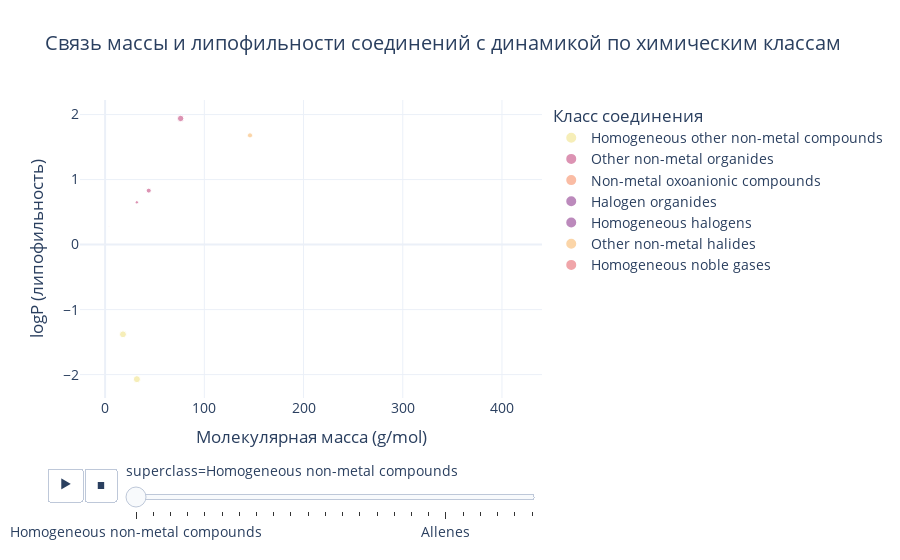

The cell this chart's notebook holds for it:
### Markdown cell above
# Динамическая матрица рассеяния
Удостоверившись в адекватности данных, проведём небольшое исследование.

Одним из важных параметров молекул является **липофильность** - способность к растворению в жирах, маслах и подобных им неполярных растворителях. Динамическая матрица рассеяния (Scatter Plot) исследует связь между олекулярной массой (Mw) и липофильностью (logP), с дополнительной классификацией по химическому классу. Динамический элемент (слайдер) позволяет фильтровать данные по категории superclass, что делает анализ чрезвычайно глубоким.

### Code cell
import plotly.express as px
import pandas as pd

# Заменяем NaN в числовых столбцах на медиану (чтобы график не падал)
df_plot = df.copy()
for col in ['boiling_point_K', 'melting_point_K', 'heat_of_vaporization']:
    if col in df_plot.columns:
        df_plot[col] = df_plot[col].fillna(df_plot[col].median())

# Фильтруем по реалистичным значениям
df_plot = df_plot[df_plot['molecular_weight'] < 1000]  # отсечем экстремальные значения

# Создаём динамический график
fig = px.scatter(
    df_plot,
    x='molecular_weight',
    y='logP',
    color='class',
    size='boiling_point_K',
    hover_data=['melting_point_K', 'heat_of_vaporization'],
    animation_frame='superclass', 
    color_discrete_sequence=px.colors.sequential.Sunset,
    title="Связь массы и липофильности соединений с динамикой по химическим классам"
)

fig.update_layout(
    template='plotly_white',
    font=dict(size=14),
    title_font=dict(size=20),
    legend_title_text='Класс соединения',
    xaxis_title="Молекулярная масса (g/mol)",
    yaxis_title="logP (липофильность)"
)

fig.show()

### Figure 1 — Plotly figure (JSON) as saved in the notebook; plotly's stock layout.template omitted (floating-point values rounded to 4 significant figures)
{"data": [{"customdata": [[195.4, 1370000.0], [68.15, 214700.0], [277.0, 2072000.0], [252.9, 1336000.0], [275.1, 1274000.0], [228.7, 1448000.0], [169.0, 992400.0], [207.4, 235100.0], [451.4, 241800.0], [558.1, 281100.0], [273.1, 2256000.0], [435.6, 1419000.0], [174.2, 296900.0], [229.4, 275500.0], [419.2, 449900.0]], "hovertemplate": "class=Homogeneous other non-metal compounds<br>superclass=Homogeneous non-metal compounds<br>molecular_weight=%{x}<br>logP=%{y}<br>boiling_point_K=%{marker.size}<br>melting_point_K=%{customdata[0]}<br>heat_of_vaporization=%{customdata[1]}<extra></extra>", "legendgroup": "Homogeneous other non-metal compounds", "marker": {"color": "rgb(243, 231, 155)", "size": [239.8, 81.64, 374.5, 423.4, 386.7, 553.6, 280.6, 231.9, 458.1, 680.1, 373.1, 364.4, 715.8, 398.6, 417.5], "sizemode": "area", "sizeref": 15.68, "symbol": "circle"}, "mode": "markers", "name": "Homogeneous other non-metal compounds", "orientation": "v", "showlegend": true, "type": "scatter", "x": [17.03, 28.01, 20.03, 34.01, 32.05, 30.97, 33.01, 80.98, 184.3, 220.1, 18.02, 30.03, 65.98, 169.9, 92.14], "xaxis": "x", "y": [NaN, NaN, NaN, NaN, -2.07, NaN, NaN, NaN, NaN, NaN, -1.38, NaN, NaN, NaN, NaN], "yaxis": "y"}, {"customdata": [[216.7, 382800.0], [263.9, 720600.0], [80.15, 288500.0], [761.9, 238000.0], [182.3, 374300.0], [200.7, 389600.0], [13.99, 448700.0], [286.4, 277300.0], [263.9, 358400.0], [166.2, 363500.0], [301.3, 508900.0], [109.5, 450800.0], [161.2, 354700.0], [452.6, 296900.0], [193.2, 805400.0], [54.36, 213100.0], [478.1, 296900.0], [148.6, 286700.0], [633.1, 510500.0], [391.1, 296900.0], [272.1, 296900.0], [404.1, 425100.0], [410.1, 807600.0], [14.01, 1577000.0], [365.1, 296900.0], [14.01, 1577000.0], [272.1, 296900.0], [16.6, 366500.0], [364.1, 296900.0], [162.7, 509100.0], [172.1, 321100.0], [391.4, 296900.0]], "hovertemplate": "class=Other non-metal organides<br>superclass=Homogeneous non-metal compounds<br>molecular_weight=%{x}<br>logP=%{y}<br>boiling_point_K=%{marker.size}<br>melting_point_K=%{customdata[0]}<br>heat_of_vaporization=%{customdata[1]}<extra></extra>", "legendgroup": "Other non-metal organides", "marker": {"color": "rgb(206, 102, 147)", "size": [194.7, 294.3, 161.8, 615.0, 184.7, 263.1, 20.37, 717.8, 294.3, 279.9, 317.6, 121.4, 319.4, 715.8, 308.9, 90.19, 715.8, 182.3, 588.1, 715.8, 715.8, 433.1, 405.4, 20.28, 715.8, 20.28, 715.8, 22.13, 715.8, 343.9, 315.9, 715.8], "sizemode": "area", "sizeref": 15.68, "symbol": "circle"}, "mode": "markers", "name": "Other non-metal organides", "orientation": "v", "showlegend": true, "type": "scatter", "x": [44.01, 46.01, 48.0, 256.5, 44.01, 64.06, 2.016, 32.06, 92.01, 68.03, 80.06, 30.01, 76.14, 48.06, 43.03, 32.0, 97.09, 76.01, 111.0, 127.0, 100.2, 114.1, 62.03, 1.008, 96.11, 1.008, 100.2, 3.022, 124.1, 66.15, 76.01, 16.0], "xaxis": "x", "y": [0.83, NaN, NaN, NaN, NaN, NaN, NaN, NaN, NaN, NaN, NaN, NaN, 1.94, NaN, NaN, 0.65, NaN, NaN, NaN, NaN, NaN, NaN, NaN, NaN, NaN, NaN, NaN, NaN, NaN, NaN, NaN, NaN], "yaxis": "y"}, {"customdata": [[448.6, 296900.0], [231.2, 643500.0], [277.3, 637200.0], [256.1, 279500.0], [231.2, 425800.0], [442.9, 801700.0], [214.2, 400800.0], [304.3, 663700.0], [180.5, 671200.0], [303.1, 278800.0], [527.1, 296900.0], [184.7, 447000.0], [610.6, 296900.0], [428.1, 296900.0], [334.1, 296900.0], [181.7, 162800.0], [152.6, 303100.0], [166.2, 309000.0], [383.1, 253400.0], [398.1, 241500.0], [214.5, 341400.0], [346.6, 296900.0], [299.6, 680300.0], [216.6, 315400.0], [210.4, 420200.0], [420.1, 690600.0], [236.4, 128600.0], [156.2, 215200.0], [463.1, 296900.0]], "hovertemplate": "class=Non-metal oxoanionic compounds<br>superclass=Homogeneous non-metal compounds<br>molecular_weight=%{x}<br>logP=%{y}<br>boiling_point_K=%{marker.size}<br>melting_point_K=%{customdata[0]}<br>heat_of_vaporization=%{customdata[1]}<extra></extra>", "legendgroup": "Non-metal oxoanionic compounds", "marker": {"color": "rgb(248, 160, 126)", "size": [715.8, 356.1, 610.1, 385.0, 381.1, 508.1, 284.1, 680.1, 329.2, 306.1, 715.8, 308.2, 715.8, 715.8, 715.8, 355.1, 275.4, 291.1, 363.9, 353.4, 336.9, 715.8, 403.1, 326.4, 357.9, 632.0, 366.3, 265.4, 715.8], "sizemode": "area", "sizeref": 15.68, "symbol": "circle"}, "mode": "markers", "name": "Non-metal oxoanionic compounds", "orientation": "v", "showlegend": true, "type": "scatter", "x": [17.01, 63.01, 98.08, 100.5, 99.47, 80.04, 67.45, 98.0, 52.46, 108.0, 130.1, 84.46, 132.1, 132.1, 178.0, 182.9, 86.91, 97.46, 175.9, 191.9, 128.9, 127.1, 63.98, 144.9, 96.91, 115.1, 333.8, 134.9, 115.0], "xaxis": "x", "y": [NaN, NaN, NaN, NaN, NaN, NaN, NaN, NaN, NaN, NaN, NaN, NaN, NaN, NaN, NaN, NaN, NaN, NaN, NaN, NaN, NaN, NaN, NaN, NaN, NaN, NaN, NaN, NaN, NaN], "yaxis": "y"}, {"customdata": [[155.2, 249500.0], [195.2, 111000.0], [535.6, 227300.0], [233.2, 250400.0], [137.3, 190400.0], [168.7, 223900.0], [388.5, 680400.0], [107.2, 214000.0], [140.7, 478100.0], [153.2, 233800.0], [219.1, 224600.0], [274.4, 179100.0], [185.8, 420000.0], [186.7, 221100.0], [193.2, 359300.0], [221.2, 183800.0], [281.6, 271300.0], [226.9, 296900.0], [314.8, 196500.0], [126.2, 185700.0], [211.7, 408700.0], [158.2, 296900.0], [148.4, 216400.0], [424.1, 648300.0], [301.6, 175400.0]], "hovertemplate": "class=Halogen organides<br>superclass=Homogeneous non-metal compounds<br>molecular_weight=%{x}<br>logP=%{y}<br>boiling_point_K=%{marker.size}<br>melting_point_K=%{customdata[0]}<br>heat_of_vaporization=%{customdata[1]}<extra></extra>", "legendgroup": "Halogen organides", "marker": {"color": "rgb(160, 89, 160)", "size": [280.6, 491.5, 194.3, 344.1, 217.8, 348.8, 745.9, 200.8, 213.2, 229.3, 342.6, 378.6, 436.1, 206.8, 425.1, 413.1, 450.1, 715.8, 490.1, 226.4, 267.6, 267.1, 280.2, 402.4, 410.5], "sizemode": "area", "sizeref": 15.68, "symbol": "circle"}, "mode": "markers", "name": "Halogen organides", "orientation": "v", "showlegend": true, "type": "scatter", "x": [98.92, 394.7, 99.45, 120.4, 102.1, 119.0, 227.9, 65.0, 49.0, 86.06, 135.0, 153.3, 100.1, 80.91, 116.5, 207.9, 165.9, 223.3, 254.8, 102.4, 65.46, 86.45, 118.5, 69.49, 253.7], "xaxis": "x", "y": [NaN, NaN, NaN, NaN, NaN, NaN, NaN, NaN, NaN, NaN, NaN, NaN, NaN, NaN, NaN, NaN, NaN, NaN, NaN, NaN, NaN, NaN, NaN, NaN, NaN], "yaxis": "y"}, {"customdata": [[520.6, 572000.0], [376.6, 892800.0], [136.1, 572000.0], [106.7, 892800.0], [386.4, 196900.0], [265.9, 405400.0], [164.2, 196900.0], [196.8, 232700.0], [165.9, 304400.0], [170.2, 190300.0], [117.5, 301600.0], [212.7, 177300.0], [282.6, 164000.0], [278.6, 83240.0], [300.5, 171900.0], [207.2, 237700.0], [306.1, 144300.0], [116.8, 130600.0]], "hovertemplate": "class=Homogeneous halogens<br>superclass=Homogeneous non-metal compounds<br>molecular_weight=%{x}<br>logP=%{y}<br>boiling_point_K=%{marker.size}<br>melting_point_K=%{customdata[0]}<br>heat_of_vaporization=%{customdata[1]}<extra></extra>", "legendgroup": "Homogeneous halogens", "marker": {"color": "rgb(160, 89, 160)", "size": [236.3, 198.2, 236.3, 198.2, 292.0, 265.1, 292.0, 284.9, 265.1, 260.1, 172.1, 314.4, 373.6, 277.9, 330.2, 303.2, 406.4, 291.9], "sizemode": "area", "sizeref": 15.68, "symbol": "circle"}, "mode": "markers", "name": "Homogeneous halogens", "orientation": "v", "showlegend": true, "type": "scatter", "x": [35.45, 19.0, 35.45, 19.0, 126.9, 79.9, 126.9, 92.45, 79.9, 130.4, 54.45, 174.9, 221.9, 259.9, 162.4, 115.4, 233.3, 183.9], "xaxis": "x", "y": [NaN, NaN, NaN, NaN, NaN, NaN, NaN, NaN, NaN, NaN, NaN, NaN, NaN, NaN, NaN, NaN, NaN, NaN], "yaxis": "y"}, {"customdata": [[611.1, 2976000.0], [207.2, 557300.0], [222.3, 116300.0], [49.35, 185000.0], [421.1, 214000.0], [179.6, 216600.0], [231.7, 148200.0], [121.7, 161400.0], [334.4, 296900.0], [815.1, 97840.0], [511.1, 296900.0], [824.1, 315600.0], [109.7, 351700.0], [66.36, 162700.0], [151.2, 298500.0], [220.4, 76500.0], [148.2, 196300.0], [196.2, 279300.0], [263.6, 238300.0], [108.7, 145200.0], [401.9, 137000.0], [179.3, 119600.0], [202.3, 350300.0], [402.1, 296900.0], [173.6, 716300.0], [208.6, 285800.0], [238.2, 197500.0], [222.3, 84700.0], [578.1, 191700.0], [101.2, 214700.0], [86.15, 235600.0]], "hovertemplate": "class=Other non-metal halides<br>superclass=Homogeneous non-metal compounds<br>molecular_weight=%{x}<br>logP=%{y}<br>boiling_point_K=%{marker.size}<br>melting_point_K=%{customdata[0]}<br>heat_of_vaporization=%{customdata[1]}<extra></extra>", "legendgroup": "Other non-metal halides", "marker": {"color": "rgb(250, 196, 132)", "size": [793.1, 309.6, 209.3, 128.8, 433.0, 349.1, 446.4, 171.3, 715.8, 669.1, 715.8, 678.1, 330.1, 144.1, 332.8, 244.2, 232.7, 410.1, 374.8, 199.2, 530.1, 188.6, 324.6, 715.8, 271.4, 384.9, 398.1, 227.3, 464.6, 161.7, 167.4], "sizemode": "area", "sizeref": 15.68, "symbol": "circle"}, "mode": "markers", "name": "Other non-metal halides", "orientation": "v", "showlegend": true, "type": "scatter", "x": [53.49, 51.48, 146.1, 54.0, 208.2, 137.3, 270.7, 87.97, 411.7, 97.94, 37.04, 144.9, 70.0, 71.0, 103.0, 254.1, 108.1, 135.0, 155.0, 104.0, 347.7, 126.0, 85.92, 146.0, 35.02, 143.9, 169.4, 193.0, 220.8, 66.01, 66.01], "xaxis": "x", "y": [NaN, NaN, 1.68, NaN, NaN, NaN, NaN, NaN, NaN, NaN, NaN, NaN, NaN, NaN, NaN, NaN, NaN, NaN, NaN, NaN, NaN, NaN, NaN, NaN, NaN, NaN, NaN, NaN, NaN, NaN, NaN], "yaxis": "y"}, {"customdata": [[408.1, 184700.0], [322.6, 147400.0], [409.1, 230200.0], [0.95, 20560.0]], "hovertemplate": "class=Homogeneous noble gases<br>superclass=Homogeneous non-metal compounds<br>molecular_weight=%{x}<br>logP=%{y}<br>boiling_point_K=%{marker.size}<br>melting_point_K=%{customdata[0]}<br>heat_of_vaporization=%{customdata[1]}<extra></extra>", "legendgroup": "Homogeneous noble gases", "marker": {"color": "rgb(235, 127, 134)", "size": [388.9, 348.8, 387.5, 4.224], "sizemode": "area", "sizeref": 15.68, "symbol": "circle"}, "mode": "markers", "name": "Homogeneous noble gases", "orientation": "v", "showlegend": true, "type": "scatter", "x": [207.3, 245.3, 169.3, 4.003], "xaxis": "x", "y": [NaN, NaN, NaN, 0.28], "yaxis": "y"}], "layout": {"font": {"size": 14}, "legend": {"itemsizing": "constant", "title": {"text": "Класс соединения"}, "tracegroupgap": 0}, "sliders": [{"active": 0, "currentvalue": {"prefix": "superclass="}, "len": 0.9, "pad": {"b": 10, "t": 60}, "steps": [{"args": [["Homogeneous non-metal compounds"], {"frame": {"duration": 0, "redraw": false}, "fromcurrent": true, "mode": "immediate", "transition": {"duration": 0, "easing": "linear"}}], "label": "Homogeneous non-metal compounds", "method": "animate"}, {"args": [["Organoheterocyclic compounds"], {"frame": {"duration": 0, "redraw": false}, "fromcurrent": true, "mode": "immediate", "transition": {"duration": 0, "easing": "linear"}}], "label": "Organoheterocyclic compounds", "method": "animate"}, {"args": [["Nucleosides, nucleotides, and analogues"], {"frame": {"duration": 0, "redraw": false}, "fromcurrent": true, "mode": "immediate", "transition": {"duration": 0, "easing": "linear"}}], "label": "Nucleosides, nucleotides, and analogues", "method": "animate"}, {"args": [["Organic oxygen compounds"], {"frame": {"duration": 0, "redraw": false}, "fromcurrent": true, "mode": "immediate", "transition": {"duration": 0, "easing": "linear"}}], "label": "Organic oxygen compounds", "method": "animate"}, {"args": [["Organic acids and derivatives"], {"frame": {"duration": 0, "redraw": false}, "fromcurrent": true, "mode": "immediate", "transition": {"duration": 0, "easing": "linear"}}], "label": "Organic acids and derivatives", "method": "animate"}, {"args": [["Organic 1,3-dipolar compounds"], {"frame": {"duration": 0, "redraw": false}, "fromcurrent": true, "mode": "immediate", "transition": {"duration": 0, "easing": "linear"}}], "label": "Organic 1,3-dipolar compounds", "method": "animate"}, {"args": [["Mixed metal/non-metal compounds"], {"frame": {"duration": 0, "redraw": false}, "fromcurrent": true, "mode": "immediate", "transition": {"duration": 0, "easing": "linear"}}], "label": "Mixed metal/non-metal compounds", "method": "animate"}, {"args": [["Organic nitrogen compounds"], {"frame": {"duration": 0, "redraw": false}, "fromcurrent": true, "mode": "immediate", "transition": {"duration": 0, "easing": "linear"}}], "label": "Organic nitrogen compounds", "method": "animate"}, {"args": [["Benzenoids"], {"frame": {"duration": 0, "redraw": false}, "fromcurrent": true, "mode": "immediate", "transition": {"duration": 0, "easing": "linear"}}], "label": "Benzenoids", "method": "animate"}, {"args": [["Lipids and lipid-like molecules"], {"frame": {"duration": 0, "redraw": false}, "fromcurrent": true, "mode": "immediate", "transition": {"duration": 0, "easing": "linear"}}], "label": "Lipids and lipid-like molecules", "method": "animate"}, {"args": [["Hydrocarbons"], {"frame": {"duration": 0, "redraw": false}, "fromcurrent": true, "mode": "immediate", "transition": {"duration": 0, "easing": "linear"}}], "label": "Hydrocarbons", "method": "animate"}, {"args": [["Alkaloids and derivatives"], {"frame": {"duration": 0, "redraw": false}, "fromcurrent": true, "mode": "immediate", "transition": {"duration": 0, "easing": "linear"}}], "label": "Alkaloids and derivatives", "method": "animate"}, {"args": [["Phenylpropanoids and polyketides"], {"frame": {"duration": 0, "redraw": false}, "fromcurrent": true, "mode": "immediate", "transition": {"duration": 0, "easing": "linear"}}], "label": "Phenylpropanoids and polyketides", "method": "animate"}, {"args": [["Organosulfur compounds"], {"frame": {"duration": 0, "redraw": false}, "fromcurrent": true, "mode": "immediate", "transition": {"duration": 0, "easing": "linear"}}], "label": "Organosulfur compounds", "method": "animate"}, {"args": [["Organohalogen compounds"], {"frame": {"duration": 0, "redraw": false}, "fromcurrent": true, "mode": "immediate", "transition": {"duration": 0, "easing": "linear"}}], "label": "Organohalogen compounds", "method": "animate"}, {"args": [["Organometallic compounds"], {"frame": {"duration": 0, "redraw": false}, "fromcurrent": true, "mode": "immediate", "transition": {"duration": 0, "easing": "linear"}}], "label": "Organometallic compounds", "method": "animate"}, {"args": [["Miscellaneous inorganic compounds"], {"frame": {"duration": 0, "redraw": false}, "fromcurrent": true, "mode": "immediate", "transition": {"duration": 0, "easing": "linear"}}], "label": "Miscellaneous inorganic compounds", "method": "animate"}, {"args": [["Hydrocarbon derivatives"], {"frame": {"duration": 0, "redraw": false}, "fromcurrent": true, "mode": "immediate", "transition": {"duration": 0, "easing": "linear"}}], "label": "Hydrocarbon derivatives", "method": "animate"}, {"args": [["Allenes"], {"frame": {"duration": 0, "redraw": false}, "fromcurrent": true, "mode": "immediate", "transition": {"duration": 0, "easing": "linear"}}], "label": "Allenes", "method": "animate"}, {"args": [["Homogeneous metal compounds"], {"frame": {"duration": 0, "redraw": false}, "fromcurrent": true, "mode": "immediate", "transition": {"duration": 0, "easing": "linear"}}], "label": "Homogeneous metal compounds", "method": "animate"}, {"args": [["Organophosphorus compounds"], {"frame": {"duration": 0, "redraw": false}, "fromcurrent": true, "mode": "immediate", "transition": {"duration": 0, "easing": "linear"}}], "label": "Organophosphorus compounds", "method": "animate"}, {"args": [["Lignans, neolignans and related compounds"], {"frame": {"duration": 0, "redraw": false}, "fromcurrent": true, "mode": "immediate", "transition": {"duration": 0, "easing": "linear"}}], "label": "Lignans, neolignans and related compounds", "method": "animate"}, {"args": [["Inorganic salts"], {"frame": {"duration": 0, "redraw": false}, "fromcurrent": true, "mode": "immediate", "transition": {"duration": 0, "easing": "linear"}}], "label": "Inorganic salts", "method": "animate"}, {"args": [["Organic salts"], {"frame": {"duration": 0, "redraw": false}, "fromcurrent": true, "mode": "immediate", "transition": {"duration": 0, "easing": "linear"}}], "label": "Organic salts", "method": "animate"}], "x": 0.1, "xanchor": "left", "y": 0, "yanchor": "top"}], "title": {"font": {"size": 20}, "text": "Связь массы и липофильности соединений с динамикой по химическим классам"}, "updatemenus": [{"buttons": [{"args": [null, {"frame": {"duration": 500, "redraw": false}, "fromcurrent": true, "mode": "immediate", "transition": {"duration": 500, "easing": "linear"}}], "label": "&#9654;", "method": "animate"}, {"args": [[null], {"frame": {"duration": 0, "redraw": false}, "fromcurrent": true, "mode": "immediate", "transition": {"duration": 0, "easing": "linear"}}], "label": "&#9724;", "method": "animate"}], "direction": "left", "pad": {"r": 10, "t": 70}, "showactive": false, "type": "buttons", "x": 0.1, "xanchor": "right", "y": 0, "yanchor": "top"}], "xaxis": {"anchor": "y", "domain": [0, 1], "title": {"text": "Молекулярная масса (g/mol)"}}, "yaxis": {"anchor": "x", "domain": [0, 1], "title": {"text": "logP (липофильность)"}}}}
